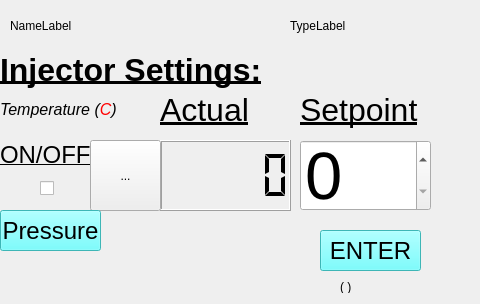
<?xml version="1.0" encoding="UTF-8"?>
<ui version="4.0">
 <class>InjectorWidget</class>
 <widget class="QWidget" name="InjectorWidget">
  <property name="geometry">
   <rect>
    <x>0</x>
    <y>0</y>
    <width>480</width>
    <height>304</height>
   </rect>
  </property>
  <property name="windowTitle">
   <string>Form</string>
  </property>
  <widget class="QLabel" name="injectorLabel">
   <property name="geometry">
    <rect>
     <x>0</x>
     <y>50</y>
     <width>321</width>
     <height>41</height>
    </rect>
   </property>
   <property name="text">
    <string>&lt;!DOCTYPE HTML PUBLIC &quot;-//W3C//DTD HTML 4.0//EN&quot; &quot;http://www.w3.org/TR/REC-html40/strict.dtd&quot;&gt;
&lt;html&gt;&lt;head&gt;&lt;meta name=&quot;qrichtext&quot; content=&quot;1&quot; /&gt;&lt;style type=&quot;text/css&quot;&gt;
p, li { white-space: pre-wrap; }
&lt;/style&gt;&lt;/head&gt;&lt;body style=&quot; font-family:'Ubuntu'; font-size:11pt; font-weight:400; font-style:normal;&quot;&gt;
&lt;table style=&quot;-qt-table-type: root; margin-top:4px; margin-bottom:4px; margin-left:4px; margin-right:4px;&quot;&gt;
&lt;tr&gt;
&lt;td style=&quot;border: none;&quot;&gt;
&lt;p style=&quot; margin-top:0px; margin-bottom:0px; margin-left:0px; margin-right:0px; -qt-block-indent:0; text-indent:0px;&quot;&gt;&lt;span style=&quot; font-family:'MS Shell Dlg 2'; font-size:24pt; font-weight:600; text-decoration: underline;&quot;&gt;Injector Settings:&lt;/span&gt;&lt;/p&gt;&lt;/td&gt;&lt;/tr&gt;&lt;/table&gt;&lt;/body&gt;&lt;/html&gt;</string>
   </property>
  </widget>
  <widget class="QCheckBox" name="tempCheckBox">
   <property name="geometry">
    <rect>
     <x>40</x>
     <y>180</y>
     <width>21</width>
     <height>17</height>
    </rect>
   </property>
   <property name="text">
    <string/>
   </property>
  </widget>
  <widget class="QDoubleSpinBox" name="injSetTempSpinBox">
   <property name="geometry">
    <rect>
     <x>300</x>
     <y>140</y>
     <width>131</width>
     <height>71</height>
    </rect>
   </property>
   <property name="font">
    <font>
     <pointsize>50</pointsize>
    </font>
   </property>
   <property name="decimals">
    <number>0</number>
   </property>
  </widget>
  <widget class="QLCDNumber" name="injActTempLCD">
   <property name="geometry">
    <rect>
     <x>160</x>
     <y>140</y>
     <width>131</width>
     <height>71</height>
    </rect>
   </property>
   <property name="font">
    <font>
     <pointsize>50</pointsize>
    </font>
   </property>
   <property name="segmentStyle">
    <enum>QLCDNumber::Flat</enum>
   </property>
  </widget>
  <widget class="QLabel" name="injTempLabel">
   <property name="geometry">
    <rect>
     <x>0</x>
     <y>100</y>
     <width>141</width>
     <height>20</height>
    </rect>
   </property>
   <property name="text">
    <string>&lt;!DOCTYPE HTML PUBLIC &quot;-//W3C//DTD HTML 4.0//EN&quot; &quot;http://www.w3.org/TR/REC-html40/strict.dtd&quot;&gt;
&lt;html&gt;&lt;head&gt;&lt;meta name=&quot;qrichtext&quot; content=&quot;1&quot; /&gt;&lt;style type=&quot;text/css&quot;&gt;
p, li { white-space: pre-wrap; }
&lt;/style&gt;&lt;/head&gt;&lt;body style=&quot; font-family:'Ubuntu'; font-size:11pt; font-weight:400; font-style:normal;&quot;&gt;
&lt;table style=&quot;-qt-table-type: root; margin-top:4px; margin-bottom:4px; margin-left:4px; margin-right:4px;&quot;&gt;
&lt;tr&gt;
&lt;td style=&quot;border: none;&quot;&gt;
&lt;p style=&quot; margin-top:0px; margin-bottom:0px; margin-left:0px; margin-right:0px; -qt-block-indent:0; text-indent:0px;&quot;&gt;&lt;span style=&quot; font-family:'MS Shell Dlg 2'; font-size:12pt; font-style:italic;&quot;&gt;Temperature (&lt;/span&gt;&lt;span style=&quot; font-family:'MS Shell Dlg 2'; font-size:12pt; font-style:italic; color:#ff0000;&quot;&gt;C&lt;/span&gt;&lt;span style=&quot; font-family:'MS Shell Dlg 2'; font-size:12pt; font-style:italic;&quot;&gt;)&lt;/span&gt;&lt;/p&gt;&lt;/td&gt;&lt;/tr&gt;&lt;/table&gt;&lt;/body&gt;&lt;/html&gt;</string>
   </property>
  </widget>
  <widget class="QLabel" name="typeLabel">
   <property name="geometry">
    <rect>
     <x>290</x>
     <y>10</y>
     <width>181</width>
     <height>31</height>
    </rect>
   </property>
   <property name="text">
    <string>TypeLabel</string>
   </property>
  </widget>
  <widget class="QLabel" name="nameLabel">
   <property name="geometry">
    <rect>
     <x>10</x>
     <y>10</y>
     <width>221</width>
     <height>31</height>
    </rect>
   </property>
   <property name="text">
    <string>NameLabel</string>
   </property>
  </widget>
  <widget class="QLabel" name="tempSetTestLabel">
   <property name="geometry">
    <rect>
     <x>340</x>
     <y>280</y>
     <width>46</width>
     <height>13</height>
    </rect>
   </property>
   <property name="text">
    <string>( )</string>
   </property>
  </widget>
  <widget class="QToolButton" name="actualTempButton">
   <property name="geometry">
    <rect>
     <x>90</x>
     <y>140</y>
     <width>71</width>
     <height>71</height>
    </rect>
   </property>
   <property name="text">
    <string>...</string>
   </property>
  </widget>
  <widget class="QLabel" name="detSetpointLabel">
   <property name="geometry">
    <rect>
     <x>300</x>
     <y>90</y>
     <width>141</width>
     <height>41</height>
    </rect>
   </property>
   <property name="text">
    <string>&lt;!DOCTYPE HTML PUBLIC &quot;-//W3C//DTD HTML 4.0//EN&quot; &quot;http://www.w3.org/TR/REC-html40/strict.dtd&quot;&gt;
&lt;html&gt;&lt;head&gt;&lt;meta name=&quot;qrichtext&quot; content=&quot;1&quot; /&gt;&lt;style type=&quot;text/css&quot;&gt;
p, li { white-space: pre-wrap; }
&lt;/style&gt;&lt;/head&gt;&lt;body style=&quot; font-family:'Ubuntu'; font-size:11pt; font-weight:400; font-style:normal;&quot;&gt;
&lt;table style=&quot;-qt-table-type: root; margin-top:4px; margin-bottom:4px; margin-left:4px; margin-right:4px;&quot;&gt;
&lt;tr&gt;
&lt;td style=&quot;border: none;&quot;&gt;
&lt;p style=&quot; margin-top:0px; margin-bottom:0px; margin-left:0px; margin-right:0px; -qt-block-indent:0; text-indent:0px;&quot;&gt;&lt;span style=&quot; font-family:'MS Shell Dlg 2'; font-size:24pt; text-decoration: underline;&quot;&gt;Setpoint&lt;/span&gt;&lt;/p&gt;&lt;/td&gt;&lt;/tr&gt;&lt;/table&gt;&lt;/body&gt;&lt;/html&gt;</string>
   </property>
  </widget>
  <widget class="QLabel" name="detActualLabel">
   <property name="geometry">
    <rect>
     <x>160</x>
     <y>90</y>
     <width>101</width>
     <height>41</height>
    </rect>
   </property>
   <property name="text">
    <string>&lt;!DOCTYPE HTML PUBLIC &quot;-//W3C//DTD HTML 4.0//EN&quot; &quot;http://www.w3.org/TR/REC-html40/strict.dtd&quot;&gt;
&lt;html&gt;&lt;head&gt;&lt;meta name=&quot;qrichtext&quot; content=&quot;1&quot; /&gt;&lt;style type=&quot;text/css&quot;&gt;
p, li { white-space: pre-wrap; }
&lt;/style&gt;&lt;/head&gt;&lt;body style=&quot; font-family:'Ubuntu'; font-size:11pt; font-weight:400; font-style:normal;&quot;&gt;
&lt;table style=&quot;-qt-table-type: root; margin-top:4px; margin-bottom:4px; margin-left:4px; margin-right:4px;&quot;&gt;
&lt;tr&gt;
&lt;td style=&quot;border: none;&quot;&gt;
&lt;p style=&quot; margin-top:0px; margin-bottom:0px; margin-left:0px; margin-right:0px; -qt-block-indent:0; text-indent:0px;&quot;&gt;&lt;span style=&quot; font-family:'MS Shell Dlg 2'; font-size:24pt; text-decoration: underline;&quot;&gt;Actual&lt;/span&gt;&lt;/p&gt;&lt;/td&gt;&lt;/tr&gt;&lt;/table&gt;&lt;/body&gt;&lt;/html&gt;</string>
   </property>
  </widget>
  <widget class="QLabel" name="detOnOffLabel">
   <property name="geometry">
    <rect>
     <x>0</x>
     <y>140</y>
     <width>101</width>
     <height>31</height>
    </rect>
   </property>
   <property name="text">
    <string>&lt;!DOCTYPE HTML PUBLIC &quot;-//W3C//DTD HTML 4.0//EN&quot; &quot;http://www.w3.org/TR/REC-html40/strict.dtd&quot;&gt;
&lt;html&gt;&lt;head&gt;&lt;meta name=&quot;qrichtext&quot; content=&quot;1&quot; /&gt;&lt;style type=&quot;text/css&quot;&gt;
p, li { white-space: pre-wrap; }
&lt;/style&gt;&lt;/head&gt;&lt;body style=&quot; font-family:'Ubuntu'; font-size:11pt; font-weight:400; font-style:normal;&quot;&gt;
&lt;table style=&quot;-qt-table-type: root; margin-top:4px; margin-bottom:4px; margin-left:4px; margin-right:4px;&quot;&gt;
&lt;tr&gt;
&lt;td style=&quot;border: none;&quot;&gt;
&lt;p style=&quot; margin-top:0px; margin-bottom:0px; margin-left:0px; margin-right:0px; -qt-block-indent:0; text-indent:0px;&quot;&gt;&lt;span style=&quot; font-family:'MS Shell Dlg 2'; font-size:18pt; text-decoration: underline;&quot;&gt;ON/OFF&lt;/span&gt;&lt;/p&gt;&lt;/td&gt;&lt;/tr&gt;&lt;/table&gt;&lt;/body&gt;&lt;/html&gt;</string>
   </property>
  </widget>
  <widget class="QPushButton" name="sendTempButton">
   <property name="geometry">
    <rect>
     <x>320</x>
     <y>230</y>
     <width>101</width>
     <height>41</height>
    </rect>
   </property>
   <property name="minimumSize">
    <size>
     <width>0</width>
     <height>0</height>
    </size>
   </property>
   <property name="maximumSize">
    <size>
     <width>171</width>
     <height>41</height>
    </size>
   </property>
   <property name="palette">
    <palette>
     <active>
      <colorrole role="WindowText">
       <brush brushstyle="SolidPattern">
        <color alpha="255">
         <red>0</red>
         <green>0</green>
         <blue>0</blue>
        </color>
       </brush>
      </colorrole>
      <colorrole role="Button">
       <brush brushstyle="SolidPattern">
        <color alpha="255">
         <red>85</red>
         <green>255</green>
         <blue>255</blue>
        </color>
       </brush>
      </colorrole>
      <colorrole role="Light">
       <brush brushstyle="SolidPattern">
        <color alpha="255">
         <red>213</red>
         <green>255</green>
         <blue>255</blue>
        </color>
       </brush>
      </colorrole>
      <colorrole role="Midlight">
       <brush brushstyle="SolidPattern">
        <color alpha="255">
         <red>149</red>
         <green>255</green>
         <blue>255</blue>
        </color>
       </brush>
      </colorrole>
      <colorrole role="Dark">
       <brush brushstyle="SolidPattern">
        <color alpha="255">
         <red>42</red>
         <green>127</green>
         <blue>127</blue>
        </color>
       </brush>
      </colorrole>
      <colorrole role="Mid">
       <brush brushstyle="SolidPattern">
        <color alpha="255">
         <red>56</red>
         <green>170</green>
         <blue>170</blue>
        </color>
       </brush>
      </colorrole>
      <colorrole role="Text">
       <brush brushstyle="SolidPattern">
        <color alpha="255">
         <red>0</red>
         <green>0</green>
         <blue>0</blue>
        </color>
       </brush>
      </colorrole>
      <colorrole role="BrightText">
       <brush brushstyle="SolidPattern">
        <color alpha="255">
         <red>255</red>
         <green>255</green>
         <blue>255</blue>
        </color>
       </brush>
      </colorrole>
      <colorrole role="ButtonText">
       <brush brushstyle="SolidPattern">
        <color alpha="255">
         <red>0</red>
         <green>0</green>
         <blue>0</blue>
        </color>
       </brush>
      </colorrole>
      <colorrole role="Base">
       <brush brushstyle="SolidPattern">
        <color alpha="255">
         <red>255</red>
         <green>255</green>
         <blue>255</blue>
        </color>
       </brush>
      </colorrole>
      <colorrole role="Window">
       <brush brushstyle="SolidPattern">
        <color alpha="255">
         <red>85</red>
         <green>255</green>
         <blue>255</blue>
        </color>
       </brush>
      </colorrole>
      <colorrole role="Shadow">
       <brush brushstyle="SolidPattern">
        <color alpha="255">
         <red>0</red>
         <green>0</green>
         <blue>0</blue>
        </color>
       </brush>
      </colorrole>
      <colorrole role="AlternateBase">
       <brush brushstyle="SolidPattern">
        <color alpha="255">
         <red>170</red>
         <green>255</green>
         <blue>255</blue>
        </color>
       </brush>
      </colorrole>
      <colorrole role="ToolTipBase">
       <brush brushstyle="SolidPattern">
        <color alpha="255">
         <red>255</red>
         <green>255</green>
         <blue>220</blue>
        </color>
       </brush>
      </colorrole>
      <colorrole role="ToolTipText">
       <brush brushstyle="SolidPattern">
        <color alpha="255">
         <red>0</red>
         <green>0</green>
         <blue>0</blue>
        </color>
       </brush>
      </colorrole>
     </active>
     <inactive>
      <colorrole role="WindowText">
       <brush brushstyle="SolidPattern">
        <color alpha="255">
         <red>0</red>
         <green>0</green>
         <blue>0</blue>
        </color>
       </brush>
      </colorrole>
      <colorrole role="Button">
       <brush brushstyle="SolidPattern">
        <color alpha="255">
         <red>85</red>
         <green>255</green>
         <blue>255</blue>
        </color>
       </brush>
      </colorrole>
      <colorrole role="Light">
       <brush brushstyle="SolidPattern">
        <color alpha="255">
         <red>213</red>
         <green>255</green>
         <blue>255</blue>
        </color>
       </brush>
      </colorrole>
      <colorrole role="Midlight">
       <brush brushstyle="SolidPattern">
        <color alpha="255">
         <red>149</red>
         <green>255</green>
         <blue>255</blue>
        </color>
       </brush>
      </colorrole>
      <colorrole role="Dark">
       <brush brushstyle="SolidPattern">
        <color alpha="255">
         <red>42</red>
         <green>127</green>
         <blue>127</blue>
        </color>
       </brush>
      </colorrole>
      <colorrole role="Mid">
       <brush brushstyle="SolidPattern">
        <color alpha="255">
         <red>56</red>
         <green>170</green>
         <blue>170</blue>
        </color>
       </brush>
      </colorrole>
      <colorrole role="Text">
       <brush brushstyle="SolidPattern">
        <color alpha="255">
         <red>0</red>
         <green>0</green>
         <blue>0</blue>
        </color>
       </brush>
      </colorrole>
      <colorrole role="BrightText">
       <brush brushstyle="SolidPattern">
        <color alpha="255">
         <red>255</red>
         <green>255</green>
         <blue>255</blue>
        </color>
       </brush>
      </colorrole>
      <colorrole role="ButtonText">
       <brush brushstyle="SolidPattern">
        <color alpha="255">
         <red>0</red>
         <green>0</green>
         <blue>0</blue>
        </color>
       </brush>
      </colorrole>
      <colorrole role="Base">
       <brush brushstyle="SolidPattern">
        <color alpha="255">
         <red>255</red>
         <green>255</green>
         <blue>255</blue>
        </color>
       </brush>
      </colorrole>
      <colorrole role="Window">
       <brush brushstyle="SolidPattern">
        <color alpha="255">
         <red>85</red>
         <green>255</green>
         <blue>255</blue>
        </color>
       </brush>
      </colorrole>
      <colorrole role="Shadow">
       <brush brushstyle="SolidPattern">
        <color alpha="255">
         <red>0</red>
         <green>0</green>
         <blue>0</blue>
        </color>
       </brush>
      </colorrole>
      <colorrole role="AlternateBase">
       <brush brushstyle="SolidPattern">
        <color alpha="255">
         <red>170</red>
         <green>255</green>
         <blue>255</blue>
        </color>
       </brush>
      </colorrole>
      <colorrole role="ToolTipBase">
       <brush brushstyle="SolidPattern">
        <color alpha="255">
         <red>255</red>
         <green>255</green>
         <blue>220</blue>
        </color>
       </brush>
      </colorrole>
      <colorrole role="ToolTipText">
       <brush brushstyle="SolidPattern">
        <color alpha="255">
         <red>0</red>
         <green>0</green>
         <blue>0</blue>
        </color>
       </brush>
      </colorrole>
     </inactive>
     <disabled>
      <colorrole role="WindowText">
       <brush brushstyle="SolidPattern">
        <color alpha="255">
         <red>42</red>
         <green>127</green>
         <blue>127</blue>
        </color>
       </brush>
      </colorrole>
      <colorrole role="Button">
       <brush brushstyle="SolidPattern">
        <color alpha="255">
         <red>85</red>
         <green>255</green>
         <blue>255</blue>
        </color>
       </brush>
      </colorrole>
      <colorrole role="Light">
       <brush brushstyle="SolidPattern">
        <color alpha="255">
         <red>213</red>
         <green>255</green>
         <blue>255</blue>
        </color>
       </brush>
      </colorrole>
      <colorrole role="Midlight">
       <brush brushstyle="SolidPattern">
        <color alpha="255">
         <red>149</red>
         <green>255</green>
         <blue>255</blue>
        </color>
       </brush>
      </colorrole>
      <colorrole role="Dark">
       <brush brushstyle="SolidPattern">
        <color alpha="255">
         <red>42</red>
         <green>127</green>
         <blue>127</blue>
        </color>
       </brush>
      </colorrole>
      <colorrole role="Mid">
       <brush brushstyle="SolidPattern">
        <color alpha="255">
         <red>56</red>
         <green>170</green>
         <blue>170</blue>
        </color>
       </brush>
      </colorrole>
      <colorrole role="Text">
       <brush brushstyle="SolidPattern">
        <color alpha="255">
         <red>42</red>
         <green>127</green>
         <blue>127</blue>
        </color>
       </brush>
      </colorrole>
      <colorrole role="BrightText">
       <brush brushstyle="SolidPattern">
        <color alpha="255">
         <red>255</red>
         <green>255</green>
         <blue>255</blue>
        </color>
       </brush>
      </colorrole>
      <colorrole role="ButtonText">
       <brush brushstyle="SolidPattern">
        <color alpha="255">
         <red>42</red>
         <green>127</green>
         <blue>127</blue>
        </color>
       </brush>
      </colorrole>
      <colorrole role="Base">
       <brush brushstyle="SolidPattern">
        <color alpha="255">
         <red>85</red>
         <green>255</green>
         <blue>255</blue>
        </color>
       </brush>
      </colorrole>
      <colorrole role="Window">
       <brush brushstyle="SolidPattern">
        <color alpha="255">
         <red>85</red>
         <green>255</green>
         <blue>255</blue>
        </color>
       </brush>
      </colorrole>
      <colorrole role="Shadow">
       <brush brushstyle="SolidPattern">
        <color alpha="255">
         <red>0</red>
         <green>0</green>
         <blue>0</blue>
        </color>
       </brush>
      </colorrole>
      <colorrole role="AlternateBase">
       <brush brushstyle="SolidPattern">
        <color alpha="255">
         <red>85</red>
         <green>255</green>
         <blue>255</blue>
        </color>
       </brush>
      </colorrole>
      <colorrole role="ToolTipBase">
       <brush brushstyle="SolidPattern">
        <color alpha="255">
         <red>255</red>
         <green>255</green>
         <blue>220</blue>
        </color>
       </brush>
      </colorrole>
      <colorrole role="ToolTipText">
       <brush brushstyle="SolidPattern">
        <color alpha="255">
         <red>0</red>
         <green>0</green>
         <blue>0</blue>
        </color>
       </brush>
      </colorrole>
     </disabled>
    </palette>
   </property>
   <property name="font">
    <font>
     <pointsize>18</pointsize>
    </font>
   </property>
   <property name="text">
    <string>ENTER</string>
   </property>
  </widget>
  <widget class="QPushButton" name="readPressureButton">
   <property name="geometry">
    <rect>
     <x>0</x>
     <y>210</y>
     <width>101</width>
     <height>41</height>
    </rect>
   </property>
   <property name="minimumSize">
    <size>
     <width>0</width>
     <height>0</height>
    </size>
   </property>
   <property name="maximumSize">
    <size>
     <width>171</width>
     <height>41</height>
    </size>
   </property>
   <property name="palette">
    <palette>
     <active>
      <colorrole role="WindowText">
       <brush brushstyle="SolidPattern">
        <color alpha="255">
         <red>0</red>
         <green>0</green>
         <blue>0</blue>
        </color>
       </brush>
      </colorrole>
      <colorrole role="Button">
       <brush brushstyle="SolidPattern">
        <color alpha="255">
         <red>85</red>
         <green>255</green>
         <blue>255</blue>
        </color>
       </brush>
      </colorrole>
      <colorrole role="Light">
       <brush brushstyle="SolidPattern">
        <color alpha="255">
         <red>213</red>
         <green>255</green>
         <blue>255</blue>
        </color>
       </brush>
      </colorrole>
      <colorrole role="Midlight">
       <brush brushstyle="SolidPattern">
        <color alpha="255">
         <red>149</red>
         <green>255</green>
         <blue>255</blue>
        </color>
       </brush>
      </colorrole>
      <colorrole role="Dark">
       <brush brushstyle="SolidPattern">
        <color alpha="255">
         <red>42</red>
         <green>127</green>
         <blue>127</blue>
        </color>
       </brush>
      </colorrole>
      <colorrole role="Mid">
       <brush brushstyle="SolidPattern">
        <color alpha="255">
         <red>56</red>
         <green>170</green>
         <blue>170</blue>
        </color>
       </brush>
      </colorrole>
      <colorrole role="Text">
       <brush brushstyle="SolidPattern">
        <color alpha="255">
         <red>0</red>
         <green>0</green>
         <blue>0</blue>
        </color>
       </brush>
      </colorrole>
      <colorrole role="BrightText">
       <brush brushstyle="SolidPattern">
        <color alpha="255">
         <red>255</red>
         <green>255</green>
         <blue>255</blue>
        </color>
       </brush>
      </colorrole>
      <colorrole role="ButtonText">
       <brush brushstyle="SolidPattern">
        <color alpha="255">
         <red>0</red>
         <green>0</green>
         <blue>0</blue>
        </color>
       </brush>
      </colorrole>
      <colorrole role="Base">
       <brush brushstyle="SolidPattern">
        <color alpha="255">
         <red>255</red>
         <green>255</green>
         <blue>255</blue>
        </color>
       </brush>
      </colorrole>
      <colorrole role="Window">
       <brush brushstyle="SolidPattern">
        <color alpha="255">
         <red>85</red>
         <green>255</green>
         <blue>255</blue>
        </color>
       </brush>
      </colorrole>
      <colorrole role="Shadow">
       <brush brushstyle="SolidPattern">
        <color alpha="255">
         <red>0</red>
         <green>0</green>
         <blue>0</blue>
        </color>
       </brush>
      </colorrole>
      <colorrole role="AlternateBase">
       <brush brushstyle="SolidPattern">
        <color alpha="255">
         <red>170</red>
         <green>255</green>
         <blue>255</blue>
        </color>
       </brush>
      </colorrole>
      <colorrole role="ToolTipBase">
       <brush brushstyle="SolidPattern">
        <color alpha="255">
         <red>255</red>
         <green>255</green>
         <blue>220</blue>
        </color>
       </brush>
      </colorrole>
      <colorrole role="ToolTipText">
       <brush brushstyle="SolidPattern">
        <color alpha="255">
         <red>0</red>
         <green>0</green>
         <blue>0</blue>
        </color>
       </brush>
      </colorrole>
     </active>
     <inactive>
      <colorrole role="WindowText">
       <brush brushstyle="SolidPattern">
        <color alpha="255">
         <red>0</red>
         <green>0</green>
         <blue>0</blue>
        </color>
       </brush>
      </colorrole>
      <colorrole role="Button">
       <brush brushstyle="SolidPattern">
        <color alpha="255">
         <red>85</red>
         <green>255</green>
         <blue>255</blue>
        </color>
       </brush>
      </colorrole>
      <colorrole role="Light">
       <brush brushstyle="SolidPattern">
        <color alpha="255">
         <red>213</red>
         <green>255</green>
         <blue>255</blue>
        </color>
       </brush>
      </colorrole>
      <colorrole role="Midlight">
       <brush brushstyle="SolidPattern">
        <color alpha="255">
         <red>149</red>
         <green>255</green>
         <blue>255</blue>
        </color>
       </brush>
      </colorrole>
      <colorrole role="Dark">
       <brush brushstyle="SolidPattern">
        <color alpha="255">
         <red>42</red>
         <green>127</green>
         <blue>127</blue>
        </color>
       </brush>
      </colorrole>
      <colorrole role="Mid">
       <brush brushstyle="SolidPattern">
        <color alpha="255">
         <red>56</red>
         <green>170</green>
         <blue>170</blue>
        </color>
       </brush>
      </colorrole>
      <colorrole role="Text">
       <brush brushstyle="SolidPattern">
        <color alpha="255">
         <red>0</red>
         <green>0</green>
         <blue>0</blue>
        </color>
       </brush>
      </colorrole>
      <colorrole role="BrightText">
       <brush brushstyle="SolidPattern">
        <color alpha="255">
         <red>255</red>
         <green>255</green>
         <blue>255</blue>
        </color>
       </brush>
      </colorrole>
      <colorrole role="ButtonText">
       <brush brushstyle="SolidPattern">
        <color alpha="255">
         <red>0</red>
         <green>0</green>
         <blue>0</blue>
        </color>
       </brush>
      </colorrole>
      <colorrole role="Base">
       <brush brushstyle="SolidPattern">
        <color alpha="255">
         <red>255</red>
         <green>255</green>
         <blue>255</blue>
        </color>
       </brush>
      </colorrole>
      <colorrole role="Window">
       <brush brushstyle="SolidPattern">
        <color alpha="255">
         <red>85</red>
         <green>255</green>
         <blue>255</blue>
        </color>
       </brush>
      </colorrole>
      <colorrole role="Shadow">
       <brush brushstyle="SolidPattern">
        <color alpha="255">
         <red>0</red>
         <green>0</green>
         <blue>0</blue>
        </color>
       </brush>
      </colorrole>
      <colorrole role="AlternateBase">
       <brush brushstyle="SolidPattern">
        <color alpha="255">
         <red>170</red>
         <green>255</green>
         <blue>255</blue>
        </color>
       </brush>
      </colorrole>
      <colorrole role="ToolTipBase">
       <brush brushstyle="SolidPattern">
        <color alpha="255">
         <red>255</red>
         <green>255</green>
         <blue>220</blue>
        </color>
       </brush>
      </colorrole>
      <colorrole role="ToolTipText">
       <brush brushstyle="SolidPattern">
        <color alpha="255">
         <red>0</red>
         <green>0</green>
         <blue>0</blue>
        </color>
       </brush>
      </colorrole>
     </inactive>
     <disabled>
      <colorrole role="WindowText">
       <brush brushstyle="SolidPattern">
        <color alpha="255">
         <red>42</red>
         <green>127</green>
         <blue>127</blue>
        </color>
       </brush>
      </colorrole>
      <colorrole role="Button">
       <brush brushstyle="SolidPattern">
        <color alpha="255">
         <red>85</red>
         <green>255</green>
         <blue>255</blue>
        </color>
       </brush>
      </colorrole>
      <colorrole role="Light">
       <brush brushstyle="SolidPattern">
        <color alpha="255">
         <red>213</red>
         <green>255</green>
         <blue>255</blue>
        </color>
       </brush>
      </colorrole>
      <colorrole role="Midlight">
       <brush brushstyle="SolidPattern">
        <color alpha="255">
         <red>149</red>
         <green>255</green>
         <blue>255</blue>
        </color>
       </brush>
      </colorrole>
      <colorrole role="Dark">
       <brush brushstyle="SolidPattern">
        <color alpha="255">
         <red>42</red>
         <green>127</green>
         <blue>127</blue>
        </color>
       </brush>
      </colorrole>
      <colorrole role="Mid">
       <brush brushstyle="SolidPattern">
        <color alpha="255">
         <red>56</red>
         <green>170</green>
         <blue>170</blue>
        </color>
       </brush>
      </colorrole>
      <colorrole role="Text">
       <brush brushstyle="SolidPattern">
        <color alpha="255">
         <red>42</red>
         <green>127</green>
         <blue>127</blue>
        </color>
       </brush>
      </colorrole>
      <colorrole role="BrightText">
       <brush brushstyle="SolidPattern">
        <color alpha="255">
         <red>255</red>
         <green>255</green>
         <blue>255</blue>
        </color>
       </brush>
      </colorrole>
      <colorrole role="ButtonText">
       <brush brushstyle="SolidPattern">
        <color alpha="255">
         <red>42</red>
         <green>127</green>
         <blue>127</blue>
        </color>
       </brush>
      </colorrole>
      <colorrole role="Base">
       <brush brushstyle="SolidPattern">
        <color alpha="255">
         <red>85</red>
         <green>255</green>
         <blue>255</blue>
        </color>
       </brush>
      </colorrole>
      <colorrole role="Window">
       <brush brushstyle="SolidPattern">
        <color alpha="255">
         <red>85</red>
         <green>255</green>
         <blue>255</blue>
        </color>
       </brush>
      </colorrole>
      <colorrole role="Shadow">
       <brush brushstyle="SolidPattern">
        <color alpha="255">
         <red>0</red>
         <green>0</green>
         <blue>0</blue>
        </color>
       </brush>
      </colorrole>
      <colorrole role="AlternateBase">
       <brush brushstyle="SolidPattern">
        <color alpha="255">
         <red>85</red>
         <green>255</green>
         <blue>255</blue>
        </color>
       </brush>
      </colorrole>
      <colorrole role="ToolTipBase">
       <brush brushstyle="SolidPattern">
        <color alpha="255">
         <red>255</red>
         <green>255</green>
         <blue>220</blue>
        </color>
       </brush>
      </colorrole>
      <colorrole role="ToolTipText">
       <brush brushstyle="SolidPattern">
        <color alpha="255">
         <red>0</red>
         <green>0</green>
         <blue>0</blue>
        </color>
       </brush>
      </colorrole>
     </disabled>
    </palette>
   </property>
   <property name="font">
    <font>
     <pointsize>18</pointsize>
    </font>
   </property>
   <property name="text">
    <string>Pressure</string>
   </property>
  </widget>
 </widget>
 <resources/>
 <connections>
  <connection>
   <sender>sendTempButton</sender>
   <signal>released()</signal>
   <receiver>InjectorWidget</receiver>
   <slot>manualWriteTemp()</slot>
   <hints>
    <hint type="sourcelabel">
     <x>328</x>
     <y>293</y>
    </hint>
    <hint type="destinationlabel">
     <x>303</x>
     <y>282</y>
    </hint>
   </hints>
  </connection>
  <connection>
   <sender>readPressureButton</sender>
   <signal>released()</signal>
   <receiver>InjectorWidget</receiver>
   <slot>readPressureInj()</slot>
   <hints>
    <hint type="sourcelabel">
     <x>93</x>
     <y>300</y>
    </hint>
    <hint type="destinationlabel">
     <x>124</x>
     <y>299</y>
    </hint>
   </hints>
  </connection>
 </connections>
 <slots>
  <slot>manualWriteTemp()</slot>
  <slot>readPressureInj()</slot>
 </slots>
</ui>
